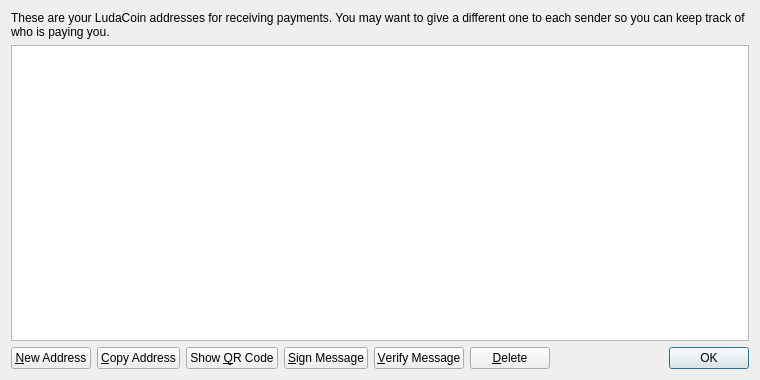
<?xml version="1.0" encoding="UTF-8"?>
<ui version="4.0">
 <class>AddressBookPage</class>
 <widget class="QWidget" name="AddressBookPage">
  <property name="geometry">
   <rect>
    <x>0</x>
    <y>0</y>
    <width>760</width>
    <height>380</height>
   </rect>
  </property>
  <property name="windowTitle">
   <string>Address Book</string>
  </property>
  <layout class="QVBoxLayout" name="verticalLayout">
   <item>
    <widget class="QLabel" name="labelExplanation">
     <property name="text">
      <string>These are your LudaCoin addresses for receiving payments. You may want to give a different one to each sender so you can keep track of who is paying you.</string>
     </property>
     <property name="textFormat">
      <enum>Qt::PlainText</enum>
     </property>
     <property name="wordWrap">
      <bool>true</bool>
     </property>
    </widget>
   </item>
   <item>
    <widget class="QTableView" name="tableView">
     <property name="contextMenuPolicy">
      <enum>Qt::CustomContextMenu</enum>
     </property>
     <property name="toolTip">
      <string>Double-click to edit address or label</string>
     </property>
     <property name="tabKeyNavigation">
      <bool>false</bool>
     </property>
     <property name="alternatingRowColors">
      <bool>true</bool>
     </property>
     <property name="selectionMode">
      <enum>QAbstractItemView::SingleSelection</enum>
     </property>
     <property name="selectionBehavior">
      <enum>QAbstractItemView::SelectRows</enum>
     </property>
     <property name="sortingEnabled">
      <bool>true</bool>
     </property>
     <attribute name="verticalHeaderVisible">
      <bool>false</bool>
     </attribute>
    </widget>
   </item>
   <item>
    <layout class="QHBoxLayout" name="horizontalLayout">
     <item>
      <widget class="QPushButton" name="newAddressButton">
       <property name="toolTip">
        <string>Create a new address</string>
       </property>
       <property name="text">
        <string>&amp;New Address</string>
       </property>
       <property name="icon">
        <iconset resource="../bitcoin.qrc">
         <normaloff>:/icons/add</normaloff>:/icons/add</iconset>
       </property>
      </widget>
     </item>
     <item>
      <widget class="QPushButton" name="copyToClipboard">
       <property name="toolTip">
        <string>Copy the currently selected address to the system clipboard</string>
       </property>
       <property name="text">
        <string>&amp;Copy Address</string>
       </property>
       <property name="icon">
        <iconset resource="../bitcoin.qrc">
         <normaloff>:/icons/editcopy</normaloff>:/icons/editcopy</iconset>
       </property>
      </widget>
     </item>
     <item>
      <widget class="QPushButton" name="showQRCode">
       <property name="text">
        <string>Show &amp;QR Code</string>
       </property>
       <property name="icon">
        <iconset resource="../bitcoin.qrc">
         <normaloff>:/icons/qrcode</normaloff>:/icons/qrcode</iconset>
       </property>
      </widget>
     </item>
     <item>
      <widget class="QPushButton" name="signMessage">
       <property name="toolTip">
        <string>Sign a message to prove you own a Bitcoin address</string>
       </property>
       <property name="text">
        <string>&amp;Sign Message</string>
       </property>
       <property name="icon">
        <iconset resource="../bitcoin.qrc">
         <normaloff>:/icons/edit</normaloff>:/icons/edit</iconset>
       </property>
      </widget>
     </item>
     <item>
      <widget class="QPushButton" name="verifyMessage">
       <property name="toolTip">
        <string>Verify a message to ensure it was signed with a specified Bitcoin address</string>
       </property>
       <property name="text">
        <string>&amp;Verify Message</string>
       </property>
       <property name="icon">
        <iconset resource="../bitcoin.qrc">
         <normaloff>:/icons/transaction_0</normaloff>:/icons/transaction_0</iconset>
       </property>
      </widget>
     </item>
     <item>
      <widget class="QPushButton" name="deleteButton">
       <property name="toolTip">
        <string>Delete the currently selected address from the list. Only sending addresses can be deleted.</string>
       </property>
       <property name="text">
        <string>&amp;Delete</string>
       </property>
       <property name="icon">
        <iconset resource="../bitcoin.qrc">
         <normaloff>:/icons/remove</normaloff>:/icons/remove</iconset>
       </property>
      </widget>
     </item>
     <item>
      <spacer name="horizontalSpacer">
       <property name="orientation">
        <enum>Qt::Horizontal</enum>
       </property>
       <property name="sizeHint" stdset="0">
        <size>
         <width>40</width>
         <height>20</height>
        </size>
       </property>
      </spacer>
     </item>
     <item>
      <widget class="QDialogButtonBox" name="buttonBox">
       <property name="sizePolicy">
        <sizepolicy hsizetype="Maximum" vsizetype="Fixed">
         <horstretch>0</horstretch>
         <verstretch>0</verstretch>
        </sizepolicy>
       </property>
       <property name="standardButtons">
        <set>QDialogButtonBox::Ok</set>
       </property>
      </widget>
     </item>
    </layout>
   </item>
  </layout>
 </widget>
 <resources>
  <include location="../bitcoin.qrc"/>
 </resources>
 <connections/>
</ui>
